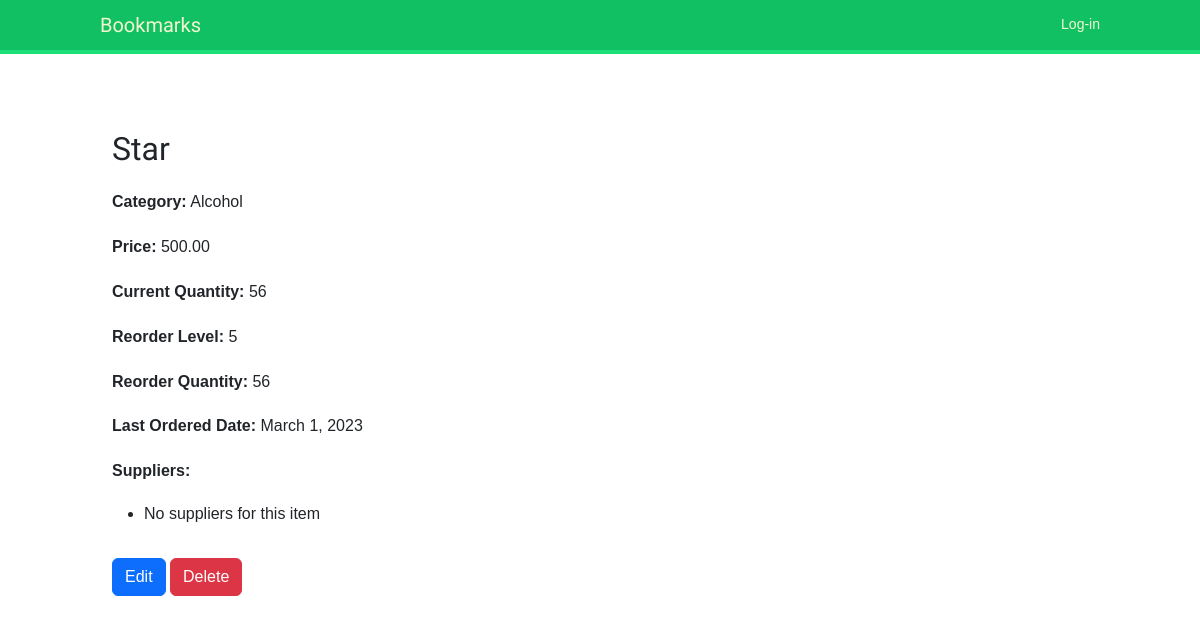
Before: /inventory/8/ with the older database file.
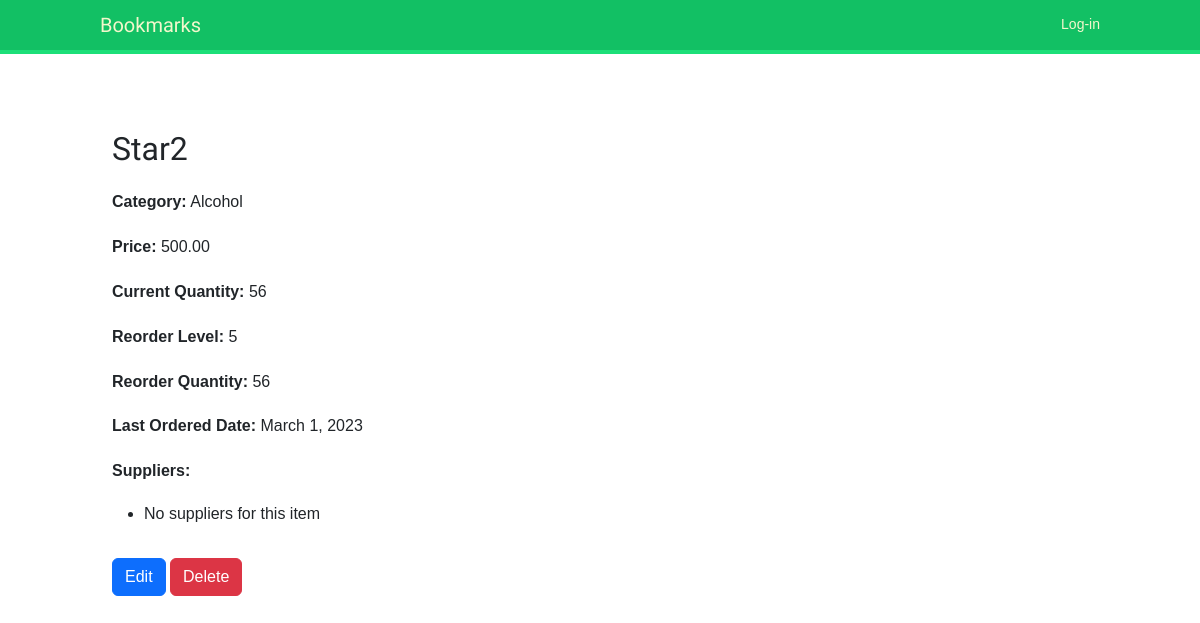
After: the same page with the newer database file.
### hotelbar/models.py (models this page shows, shortened)
class InventoryItem(models.Model):
    name = models.CharField(max_length=100)
    category = models.ForeignKey(Category, on_delete=models.CASCADE)
    price = models.DecimalField(max_digits=8, decimal_places=2)
    current_quantity = models.PositiveIntegerField()
    reorder_level = models.PositiveIntegerField()
    reorder_quantity = models.PositiveIntegerField()
    last_ordered_date = models.DateField(null=True, blank=True)
    suppliers = models.ManyToManyField(Supplier, related_name='inventory_items')

class Category(models.Model):
    name = models.CharField(max_length=50)
    def __str__(self):
        return self.name

### inventory/views.py (the view)
# urls.py: path('inventory/<int:pk>/', inventory_detail, name='inventory_detail'),
def inventory_detail(request, pk):
    item = get_object_or_404(InventoryItem, pk=pk)
    return render(request, 'inventory/inventory_detail.html', {'item': item})

### inventory/templates/inventory/inventory_detail.html
{% extends 'base.html' %}
{% block content %}
<div class="container mt-3">
  <div class="row">
    <div class="col-md-6">
      <h2>{{ item.name }}</h2>
      <p><strong>Category:</strong> {{ item.category }}</p>
      <p><strong>Price:</strong> {{ item.price }}</p>
      <p><strong>Current Quantity:</strong> {{ item.current_quantity }}</p>
      <p><strong>Reorder Level:</strong> {{ item.reorder_level }}</p>
      <p><strong>Reorder Quantity:</strong> {{ item.reorder_quantity }}</p>
      <p><strong>Last Ordered Date:</strong> {{ item.last_ordered_date }}</p>
      <p><strong>Suppliers:</strong></p>
      <ul>
        {% for supplier in item.suppliers.all %}
        <li>{{ supplier.name }}</li>
        {% empty %}
        <li>No suppliers for this item</li>
        {% endfor %}
      </ul>
    </div>
  </div>
  <div class="row mt-3">
    <div class="col-md-6">
      <a href="{% url 'inventory_update' item.pk %}" class="btn btn-primary">Edit</a>
      <a href="{% url 'inventory_delete' item.pk %}" class="btn btn-danger" onclick="return confirm('Are you sure you want to delete this item?')">Delete</a>
    </div>
  </div>
</div>
{% endblock %}

Changed rows visible on the page:
changed InventoryItem "Alcohol": name "Star" → "Star2"
